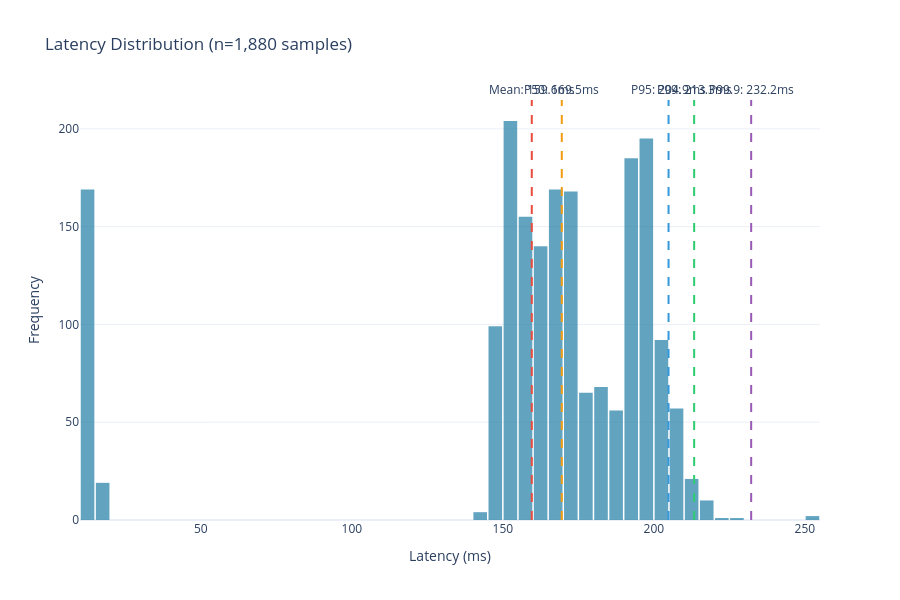

Notebook code for this chart:
### Code cell
# Create interactive histogram with Plotly
fig_hist = go.Figure()

# Add histogram
fig_hist.add_trace(go.Histogram(
    x=df['latency_ms'],
    nbinsx=50,
    name='Latency Distribution',
    marker_color='#2E86AB',
    opacity=0.75
))

# Add vertical lines for percentiles
percentiles = {
    'Mean': (stats['mean'], '#E74C3C'),
    'P50': (stats['p50'], '#F39C12'),
    'P95': (stats['p95'], '#3498DB'),
    'P99': (stats['p99'], '#2ECC71'),
    'P99.9': (stats['p999'], '#9B59B6'),
}

for label, (value, color) in percentiles.items():
    fig_hist.add_vline(
        x=value,
        line_dash="dash",
        line_color=color,
        annotation_text=f"{label}: {value:.1f}ms",
        annotation_position="top"
    )

fig_hist.update_layout(
    title=f"Latency Distribution (n={len(df):,} samples)",
    xaxis_title="Latency (ms)",
    yaxis_title="Frequency",
    bargap=0.1,
    height=600,
    template="plotly_white",
    hovermode='x unified'
)

fig_hist.show()

### Figure 1 — Plotly figure (JSON) as saved in the notebook; plotly's stock layout.template omitted (floating-point values rounded to 4 significant figures; data arrays with more than 128 entries replaced by an {"elided": "..."} marker saying what was removed)
{"data": [{"marker": {"color": "#2E86AB"}, "name": "Latency Distribution", "nbinsx": 50, "opacity": 0.75, "type": "histogram", "x": {"elided": "1880 float values"}}], "layout": {"annotations": [{"showarrow": false, "text": "Mean: 159.6ms", "x": 159.6, "xanchor": "center", "xref": "x", "y": 1, "yanchor": "bottom", "yref": "y domain"}, {"showarrow": false, "text": "P50: 169.5ms", "x": 169.5, "xanchor": "center", "xref": "x", "y": 1, "yanchor": "bottom", "yref": "y domain"}, {"showarrow": false, "text": "P95: 204.9ms", "x": 204.9, "xanchor": "center", "xref": "x", "y": 1, "yanchor": "bottom", "yref": "y domain"}, {"showarrow": false, "text": "P99: 213.3ms", "x": 213.3, "xanchor": "center", "xref": "x", "y": 1, "yanchor": "bottom", "yref": "y domain"}, {"showarrow": false, "text": "P99.9: 232.2ms", "x": 232.2, "xanchor": "center", "xref": "x", "y": 1, "yanchor": "bottom", "yref": "y domain"}], "bargap": 0.1, "height": 600, "hovermode": "x unified", "shapes": [{"line": {"color": "#E74C3C", "dash": "dash"}, "type": "line", "x0": 159.6, "x1": 159.6, "xref": "x", "y0": 0, "y1": 1, "yref": "y domain"}, {"line": {"color": "#F39C12", "dash": "dash"}, "type": "line", "x0": 169.5, "x1": 169.5, "xref": "x", "y0": 0, "y1": 1, "yref": "y domain"}, {"line": {"color": "#3498DB", "dash": "dash"}, "type": "line", "x0": 204.9, "x1": 204.9, "xref": "x", "y0": 0, "y1": 1, "yref": "y domain"}, {"line": {"color": "#2ECC71", "dash": "dash"}, "type": "line", "x0": 213.3, "x1": 213.3, "xref": "x", "y0": 0, "y1": 1, "yref": "y domain"}, {"line": {"color": "#9B59B6", "dash": "dash"}, "type": "line", "x0": 232.2, "x1": 232.2, "xref": "x", "y0": 0, "y1": 1, "yref": "y domain"}], "title": {"text": "Latency Distribution (n=1,880 samples)"}, "xaxis": {"title": {"text": "Latency (ms)"}}, "yaxis": {"title": {"text": "Frequency"}}}}
